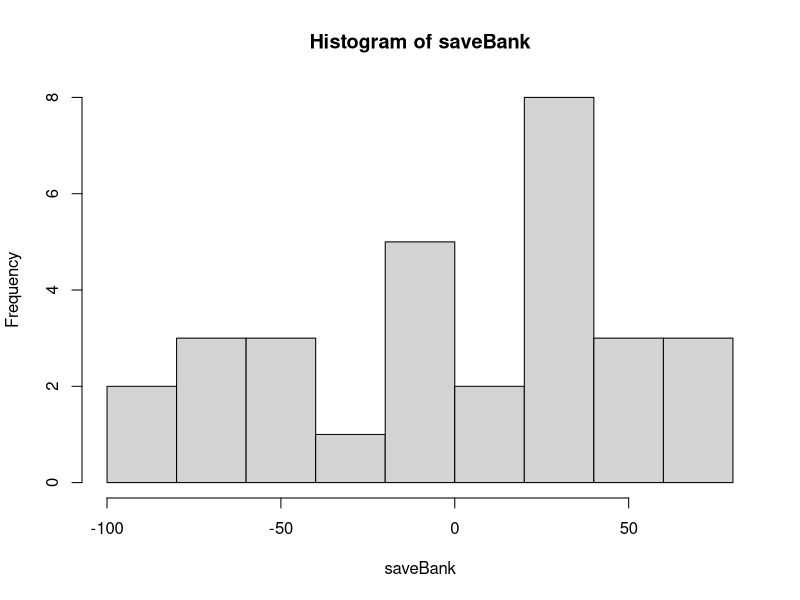

This figure's R source: (Note: this script raises an error after producing the figure.)
## ---- chunk 1
knitr::opts_chunk$set(echo = TRUE)
require(tidyverse)
require(tidyverse)
require(knitr)
## ---- chunk 2
URN = 1: 365
## ---- chunk 3
classSize = 35
winAmount=1
loseAmount= 4.25

test = vector('numeric')
saveBank=vector('numeric')
for (j in 1:30){
  bank=0
for(i in 1:637){
test = sample(URN, size=classSize, replace=TRUE)
ifelse(length(unique(test))==classSize, (bank=bank-loseAmount),(bank=bank+winAmount))
saveBank[j] = bank
}
}
hist(saveBank)

## ---- chunk 4
favstats(saveBank)
## ---- chunk 5
classSize = 28
winAmount=1
loseAmount= 4.25

test = vector('numeric')
saveBank=vector('numeric')
for (j in 1:30){
  bank=0
for(i in 1:637){
test = sample(URN, size=classSize, replace=TRUE)
ifelse(length(unique(test))==classSize, (bank=bank-loseAmount),(bank=bank+winAmount))
saveBank[j] = bank
}
}
hist(saveBank)

## ---- chunk 6
favstats(saveBank)
